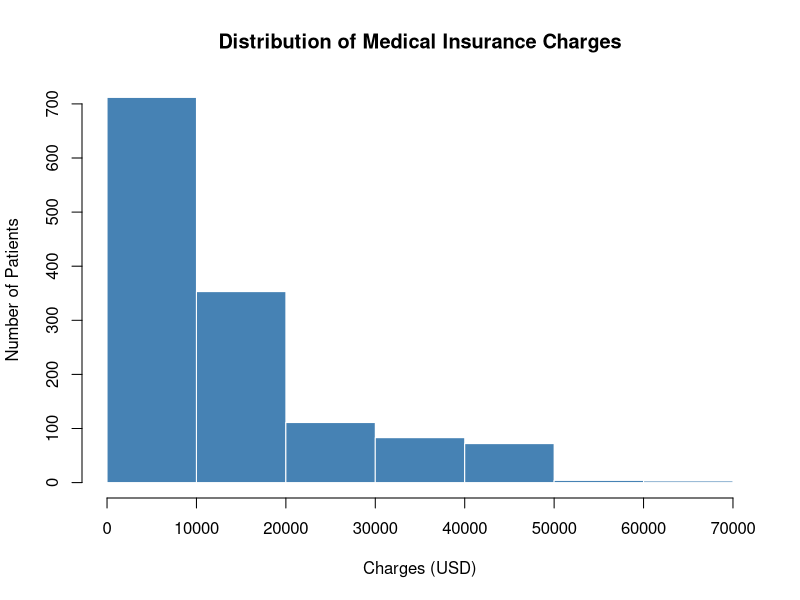

Recreate this plot in R.
# Seven-bin histogram of medical-insurance charges.

insurance <- readr::read_csv("testing/medical_insurance.csv", show_col_types = FALSE)

png("testing/charges_histogram.png", width = 1200, height = 800, res = 150)
hist(
  insurance$charges_usd,
  breaks = 7,
  main = "Distribution of Medical Insurance Charges",
  xlab = "Charges (USD)",
  ylab = "Number of Patients",
  col = "steelblue",
  border = "white"
)
dev.off()
